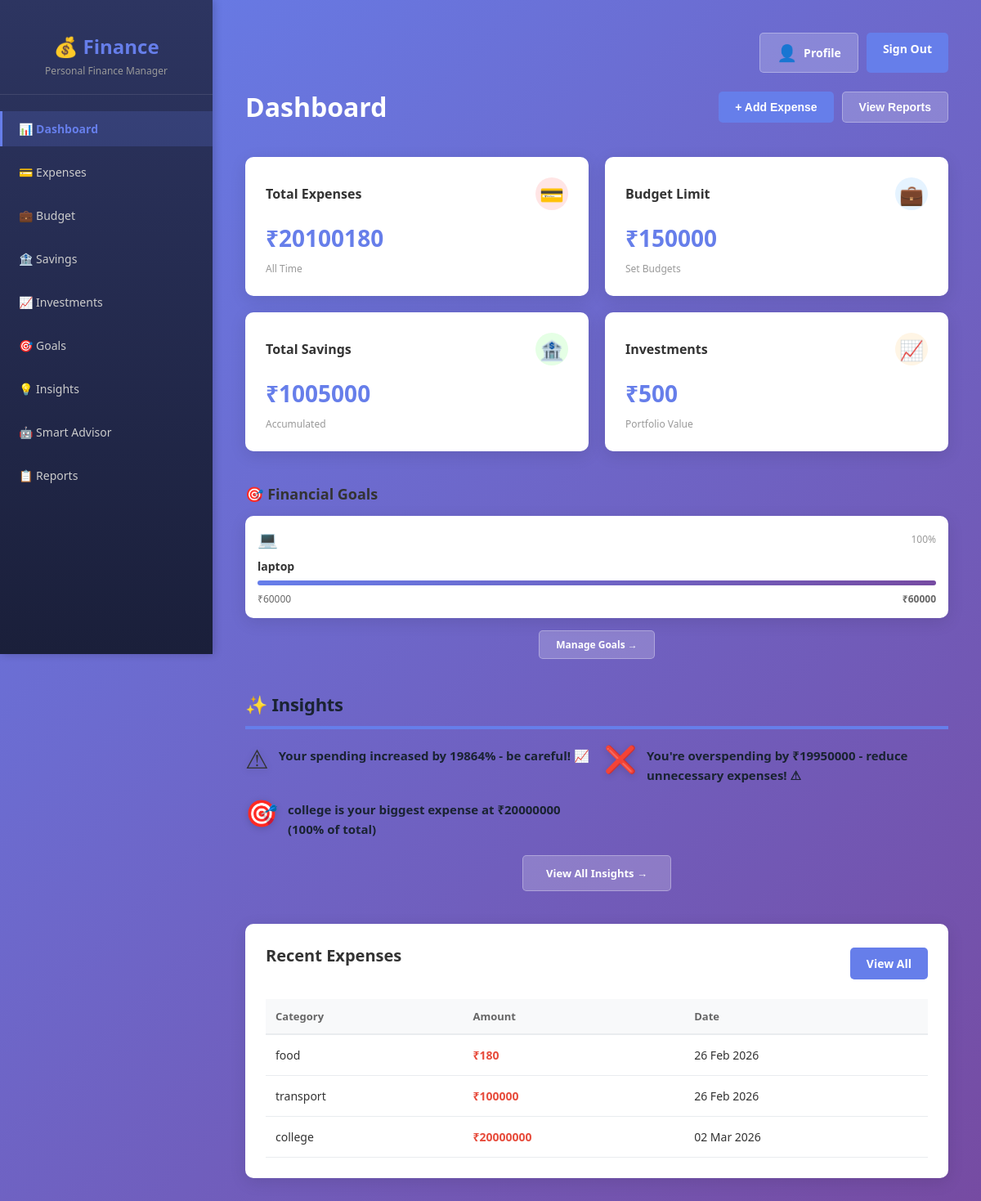
Screenshot of / (signed in) with the database file from the repository.
### models/goal.py (models this page shows, shortened)
class Goal(db.Model):
    id = db.Column(db.Integer, primary_key=True)
    user_id = db.Column(db.Integer, db.ForeignKey("user.id"), nullable=False)
    name = db.Column(db.String(100), nullable=False)
    emoji = db.Column(db.String(10), nullable=False, default="🎯")
    target_amount = db.Column(db.Float, nullable=False)
    current_amount = db.Column(db.Float, nullable=False, default=0)
    deadline_months = db.Column(db.Integer, nullable=False)  # months to reach goal
    created_at = db.Column(db.DateTime, nullable=False, default=datetime.utcnow)
    def get_progress_percentage(self):
        if self.target_amount == 0:
            return 0
        return (self.current_amount / self.target_amount) * 100
    def get_monthly_target(self):
        if self.deadline_months <= 0:
            return self.target_amount
        remaining = self.target_amount - self.current_amount
        return remaining / self.deadline_months if remaining > 0 else 0

### models/expense.py (models this page shows, shortened)
class Expense(db.Model):
    id = db.Column(db.Integer, primary_key=True)
    user_id = db.Column(db.Integer, db.ForeignKey("user.id"), nullable=False)
    category = db.Column(db.String(50), nullable=False)
    amount = db.Column(db.Float, nullable=False)
    date = db.Column(db.DateTime, nullable=False, default=datetime.utcnow)
    description = db.Column(db.String(200), nullable=True)

### routes/dashboard_routes.py (the view)
@dashboard_bp.route("/")
@login_required
def dashboard():
    expenses = ExpenseService.get_all_expenses(current_user.id)
    budgets = BudgetService.get_all_budgets(current_user.id)
    savings = SavingService.get_all_savings(current_user.id)
    investments = InvestmentService.get_all_investments(current_user.id)
    total_expense = sum(e.amount for e in expenses) if expenses else 0
    total_budget = sum(b.limit for b in budgets) if budgets else 0
    total_saving = sum(s.amount for s in savings) if savings else 0
    total_investment = sum(i.amount for i in investments) if investments else 0
    insights = InsightsService.get_all_insights(current_user.id)[:3]  # Show top 3
    alerts = AlertsService.get_all_alerts(current_user.id)[:3]  # Show top 3
    goals = GoalService.get_all_goals_progress(current_user.id)[:3]  # Show top 3
    return render_template(
        "index.html",
        expenses=expenses,
        total_expense=total_expense,
        total_budget=total_budget,
        total_saving=total_saving,
        total_investment=total_investment,
        insights=insights,
        alerts=alerts,
        goals=goals
    )

### finance-app.py (called while the page is built)
@login_manager.user_loader
def load_user(user_id):
    return User.query.get(int(user_id))

### services/alerts_service.py (called while the page is built, shortened)
    @staticmethod
    def get_budget_alerts(user_id):
        alerts = []
        budgets = BudgetService.get_all_budgets(user_id)
        expenses = ExpenseService.get_all_expenses(user_id)
        now = datetime.utcnow()
        expenses_by_category = defaultdict(float)
        for expense in expenses:
            if expense.date.year == now.year and expense.date.month == now.month:
                expenses_by_category[expense.category] += expense.amount
        for budget in budgets:
            if budget.year == now.year and budget.month == now.month:
                spent = expenses_by_category.get(budget.category, 0)
                percentage = (spent / budget.limit * 100) if budget.limit > 0 else 0
        return alerts

    @staticmethod
    def get_low_savings_alerts(user_id):
        alerts = []
        savings = SavingService.get_all_savings(user_id)
        now = datetime.utcnow()
        current_month_savings = [s for s in savings if
                                 s.date.year == now.year and
                                 s.date.month == now.month]
        current_saved = sum(s.amount for s in current_month_savings)
        expected_minimum = 5000  # ₹5000 minimum savings expected
        return alerts

    @staticmethod
    def get_unusual_expense_alerts(user_id):
        alerts = []
        expenses = ExpenseService.get_all_expenses(user_id)
        now = datetime.utcnow()
        today = datetime.combine(now.date(), datetime.min.time())
        today_expenses = [e for e in expenses if
                         datetime.combine(e.date.date(), datetime.min.time()) == today]
        today_total = sum(e.amount for e in today_expenses)
        month_expenses = [e for e in expenses if
                         e.date.year == now.year and
                         e.date.month == now.month]
        if month_expenses:
            days_in_month = len(set(e.date.date() for e in month_expenses))
            if days_in_month > 0:
                avg_daily = sum(e.amount for e in month_expenses) / days_in_month
        return alerts

### services/budget_service.py (called while the page is built)
    @staticmethod
    def get_all_budgets(user_id):
        return Budget.query.filter_by(user_id=user_id).all()

### services/expense_service.py (called while the page is built)
    @staticmethod
    def get_all_expenses(user_id):
        return Expense.query.filter_by(user_id=user_id).all()

### services/saving_service.py (called while the page is built)
    @staticmethod
    def get_all_savings(user_id):
        return Saving.query.filter_by(user_id=user_id).all()

### templates/index.html (shortened to what this page needs)
{% extends "base.html" %}
{% block content %}
<div class="header">
    <h1>Dashboard</h1>
    <div class="header-actions">
        <button class="btn btn-primary" onclick="document.location.href='/expense'">+ Add Expense</button>
        <button class="btn btn-secondary" onclick="document.location.href='/reports'">View Reports</button>
    </div>
</div>
<div class="cards-grid">
    <div class="card">
        <div class="card-header">
            <div class="card-title">Total Expenses</div>
            <div class="card-icon expense">💳</div>
        </div>
        <div class="card-value">₹{{ "%.0f"|format(total_expense) }}</div>
        <div class="card-description">All Time</div>
    </div>
    <div class="card">
        <div class="card-header">
            <div class="card-title">Budget Limit</div>
            <div class="card-icon budget">💼</div>
        </div>
        <div class="card-value">₹{{ "%.0f"|format(total_budget) }}</div>
        <div class="card-description">Set Budgets</div>
    </div>
    <div class="card">
        <div class="card-header">
            <div class="card-title">Total Savings</div>
            <div class="card-icon saving">🏦</div>
        </div>
        <div class="card-value">₹{{ "%.0f"|format(total_saving) }}</div>
        <div class="card-description">Accumulated</div>
    </div>
    <div class="card">
        <div class="card-header">
            <div class="card-title">Investments</div>
            <div class="card-icon investment">📈</div>
        </div>
        <div class="card-value">₹{{ "%.0f"|format(total_investment) }}</div>
        <div class="card-description">Portfolio Value</div>
    </div>
</div>
{% if goals %}
<div style="margin-bottom: 40px;">
    <h2 style="margin-bottom: 15px; color: #333; font-size: 18px; font-weight: 600;">🎯 Financial Goals</h2>
    <div style="display: grid; grid-template-columns: repeat(auto-fit, minmax(250px, 1fr)); gap: 15px;">
        {% for goal_progress in goals %}
            {% set goal = goal_progress.goal %}
            <div style="background: white; padding: 15px; border-radius: 10px; box-shadow: 0 5px 20px rgba(0,0,0,0.1);">
                <div style="display: flex; justify-content: space-between; align-items: center; margin-bottom: 10px;">
                    <div style="font-size: 20px;">{{ goal.emoji }}</div>
                    <div style="font-size: 12px; color: #999;">{{ goal_progress.progress_percentage | int }}%</div>
                </div>
                <div style="font-weight: 600; color: #333; margin-bottom: 8px; font-size: 14px;">{{ goal.name }}</div>
                <div style="background: #e9ecef; border-radius: 5px; height: 6px; overflow: hidden; margin-bottom: 8px;">
                    <div style="background: linear-gradient(90deg, #667eea, #764ba2); height: 100%; width: {{ goal_progress.progress_percentage }}%;"></div>
                </div>
                <div style="font-size: 12px; color: #666; display: flex; justify-content: space-between;">
                    <span>₹{{ goal.current_amount | int }}</span>
                    <span style="font-weight: 600;">₹{{ goal.target_amount | int }}</span>
                </div>
            </div>
        {% endfor %}
    </div>
    <div style="text-align: center; margin-top: 15px;">
        <a href="/goal" class="btn btn-secondary" style="padding: 8px 20px; font-size: 12px;">Manage Goals →</a>
    </div>
</div>
{% endif %}
{% if insights %}
<div style="margin-bottom: 40px;">
    <h2 style="margin-bottom: 20px; color: #1a2332; font-size: 22px; font-weight: 800; padding-bottom: 12px; border-bottom: 4px solid #667eea; letter-spacing: -0.3px;">✨ Insights</h2>
    <div style="display: grid; grid-template-columns: repeat(auto-fit, minmax(280px, 1fr)); gap: 18px;">
        {% for insight in insights %}
            <div class="dashboard-insight-card">
                <div style="display: flex; gap: 12px; align-items: flex-start;">
                    <div style="font-size: 32px; flex-shrink: 0; line-height: 1; filter: drop-shadow(0 2px 4px rgba(0,0,0,0.15));">{{ insight.emoji }}</div>
                    <div style="flex: 1;">
                        <div style="font-size: 15px; color: #1a2332; line-height: 1.6; font-weight: 600;">{{ insight.message }}</div>
                    </div>
                </div>
            </div>
        {% endfor %}
    </div>
    <div style="text-align: center; margin-top: 20px;">
        <a href="/insights" class="btn btn-secondary" style="padding: 12px 28px; font-size: 13px; font-weight: 700;">View All Insights →</a>
    </div>
</div>
{% endif %}
<div class="table-section">
    <div style="display: flex; justify-content: space-between; align-items: center; margin-bottom: 20px;">
        <h2>Recent Expenses</h2>
        <a href="/expense" class="btn btn-primary">View All</a>
    </div>
    {% if expenses %}
    <table>
        <thead>
            <tr>
                <th>Category</th>
                <th>Amount</th>
                <th>Date</th>
            </tr>
        </thead>
        <tbody>
            {% for expense in expenses[:5] %}
            <tr>
                <td>{{ expense.category }}</td>
                <td style="color: #e74c3c; font-weight: 700;">₹{{ "%.0f"|format(expense.amount) }}</td>
                <td>{{ expense.date.strftime('%d %b %Y') if expense.date else 'N/A' }}</td>
            </tr>
            {% endfor %}
        </tbody>
    </table>
    {% else %}
    <div class="empty-state">
        <div class="empty-state-icon">📊</div>
        <p>No expenses recorded yet</p>
        <button class="btn btn-primary" onclick="document.location.href='/expense'">Add First Expense</button>
    </div>
    {% endif %}
</div>
{% endblock %}

### templates/base.html (shortened to what this page needs)
<!DOCTYPE html>
<html lang="en">
<head>
</head>
<body>
    <div class="container">
        <div class="sidebar">
            <div class="sidebar-header">
                <h1>💰 Finance</h1>
                <p>Personal Finance Manager</p>
            </div>
            <ul class="nav-menu">
                {% set current = request.path %}
                <li><a href="/" class="{% if current == '/' %}active{% endif %}">📊 Dashboard</a></li>
                <li><a href="/expense" class="{% if current.startswith('/expense') %}active{% endif %}">💳 Expenses</a>
                </li>
                <li><a href="/budget" class="{% if current.startswith('/budget') %}active{% endif %}">💼 Budget</a></li>
                <li><a href="/saving" class="{% if current.startswith('/saving') %}active{% endif %}">🏦 Savings</a>
                </li>
                <li><a href="/investment" class="{% if current.startswith('/investment') %}active{% endif %}">📈
                        Investments</a></li>
                <li><a href="/goal" class="{% if current.startswith('/goal') %}active{% endif %}">🎯 Goals</a></li>
                <li><a href="/insights" class="{% if current.startswith('/insights') %}active{% endif %}">💡
                        Insights</a></li>
                <li><a href="/advisor" class="{% if current.startswith('/advisor') %}active{% endif %}">🤖 Smart
                        Advisor</a></li>
                <li><a href="/reports" class="{% if current.startswith('/reports') %}active{% endif %}">📋 Reports</a>
                </li>
            </ul>
        </div>
        <div class="main-content">
            {% if current_user and current_user.is_authenticated %}
            <div class="header" style="justify-content: flex-end; margin-bottom: 20px;">
                <div class="header-actions">
                    <a href="{{ url_for('auth.profile') }}" class="btn btn-secondary"
                        style="display: flex; align-items: center; gap: 8px;">
                        <span style="font-size: 20px;">👤</span> Profile
                    </a>
                    <a href="{{ url_for('auth.logout') }}" class="btn btn-primary">Sign Out</a>
                </div>
            </div>
            {% endif %}
            {% block content %}{% endblock %}
        </div>
    </div>
</body>
</html>

### templates/base.html (style rules this page uses)
* { margin: 0; padding: 0; box-sizing: border-box; }
body { font-family: 'Segoe UI', Tahoma, Geneva, Verdana, sans-serif; background: linear-gradient(135deg, #667eea 0%, #764ba2 100%); min-height: 100vh; color: #333; }
.container { display: flex; min-height: 100vh; }
.sidebar { width: 260px; background: linear-gradient(180deg, #2d3561 0%, #1a1f3a 100%); padding: 20px 0; box-shadow: 2px 0 10px rgba(0, 0, 0, 0.2); position: fixed; height: 100vh; overflow-y: auto; }
.sidebar-header { padding: 20px; text-align: center; border-bottom: 1px solid rgba(255, 255, 255, 0.1); margin-bottom: 20px; }
.sidebar-header h1 { color: #667eea; font-size: 24px; font-weight: 700; }
.sidebar-header p { color: #999; font-size: 12px; margin-top: 5px; }
.nav-menu { list-style: none; padding: 0; }
.nav-menu li { margin: 10px 0; }
.nav-menu a { display: block; padding: 12px 20px; color: #ccc; text-decoration: none; border-left: 3px solid transparent; transition: all 0.3s ease; font-size: 14px; }
.nav-menu a.active { background: rgba(102, 126, 234, 0.2); border-left-color: #667eea; color: #667eea; font-weight: 600; }
.main-content { margin-left: 260px; flex: 1; padding: 40px; }
.header { display: flex; justify-content: space-between; align-items: center; margin-bottom: 40px; }
.header h1 { color: white; font-size: 32px; font-weight: 700; }
.header-actions { display: flex; gap: 10px; }
.btn { padding: 10px 20px; border: none; border-radius: 5px; cursor: pointer; font-size: 14px; font-weight: 600; transition: all 0.3s ease; text-decoration: none; display: inline-block; }
.btn-primary { background: #667eea; color: white; }
.btn-secondary { background: rgba(255, 255, 255, 0.2); color: white; border: 1px solid rgba(255, 255, 255, 0.3); }
.cards-grid { display: grid; grid-template-columns: repeat(auto-fit, minmax(280px, 1fr)); gap: 20px; margin-bottom: 40px; }
.card { background: white; border-radius: 10px; padding: 25px; box-shadow: 0 5px 20px rgba(0, 0, 0, 0.1); transition: all 0.3s ease; }
.card-header { display: flex; justify-content: space-between; align-items: center; margin-bottom: 15px; }
.card-title { font-size: 16px; font-weight: 600; color: #333; }
.card-icon { font-size: 24px; width: 40px; height: 40px; border-radius: 50%; display: flex; align-items: center; justify-content: center; }
.card-icon.expense { background: #ffe5e5; color: #e74c3c; }
.card-icon.budget { background: #e5f3ff; color: #3498db; }
.card-icon.saving { background: #e5ffe5; color: #27ae60; }
.card-icon.investment { background: #fff5e5; color: #f39c12; }
.card-value { font-size: 28px; font-weight: 700; color: #667eea; margin: 10px 0; }
.card-description { font-size: 12px; color: #999; }
.table-section { background: white; border-radius: 10px; padding: 25px; box-shadow: 0 5px 20px rgba(0, 0, 0, 0.1); }
.table-section h2 { font-size: 20px; font-weight: 600; margin-bottom: 20px; color: #333; }
table { width: 100%; border-collapse: collapse; }
th { background: #f8f9fa; padding: 12px; text-align: left; font-weight: 600; color: #666; border-bottom: 2px solid #e9ecef; font-size: 13px; }
td { padding: 15px 12px; border-bottom: 1px solid #e9ecef; font-size: 14px; }

### rows the page displays
Goal: emoji "💻", name "laptop", current_amount "60000", target_amount "60000"
Expense: emoji "🎯", message "college is your biggest expense at ₹20000000 (100% of total)", category "college", amount "20000000", date "02 Mar 2026"
Expense: category "food", amount "180", date "26 Feb 2026"
Expense: category "transport", amount "100000", date "26 Feb 2026"

### other values shown
{{ "%.0f"|format(total_expense) }} "20100180"
{{ "%.0f"|format(total_budget) }} "150000"
{{ "%.0f"|format(total_saving) }} "1005000"
{{ "%.0f"|format(total_investment) }} "500"
{{ goal_progress.progress_percentage | int }} "100"
{{ insight.emoji }} "⚠" "❌"
{{ insight.message }} "Your spending increased by 19864% - be careful! 📈" "You're overspending by ₹19950000 - reduce unnecessary expenses! ⚠"
